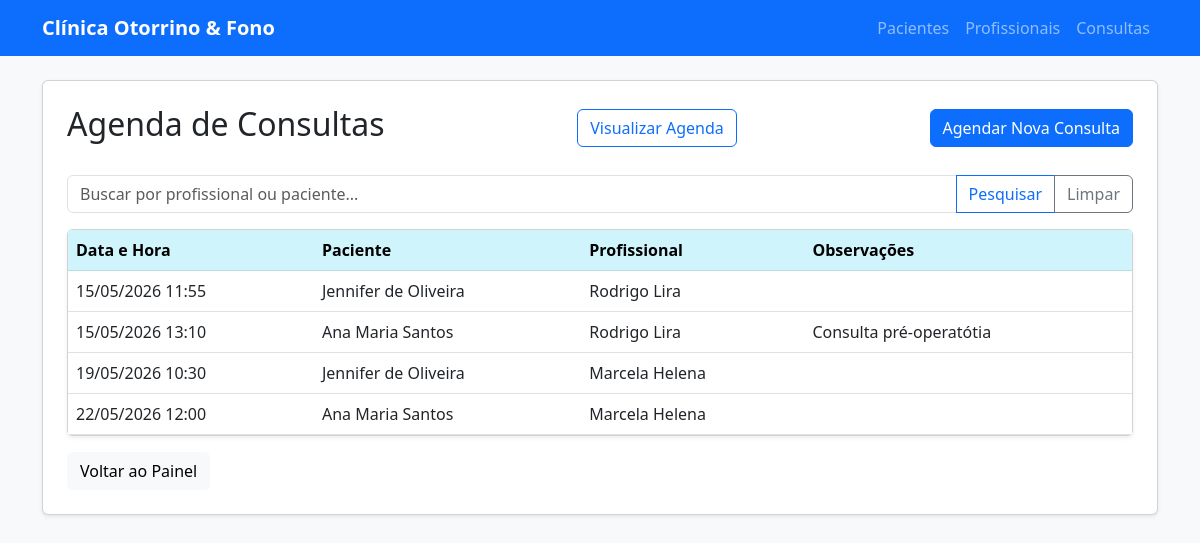
The app's page /logica/consultas/ with its own data.
### logica/models.py (models this page shows, shortened)
class Consulta(models.Model):
    paciente = models.ForeignKey(Paciente,on_delete=models.CASCADE)
    profissional = models.ForeignKey(Profissional,on_delete=models.CASCADE)
    data = models.DateTimeField()
    observacoes = models.TextField(blank=True, null=True)

class Paciente (models.Model):
    STATUS_CHOICES = [
        ('ATIVO','Ativo'),
        ('PENDENTE','Pendente',),
        ('EXCLUIDO','EXCLUIDO')
    ]
    nome = models.CharField(max_length=100)
    cpf = models.CharField(max_length=14)
    telefone = models.CharField(max_length=15)
    email = models.EmailField(blank=True, null=True)
    status_exclusao = models.CharField(
        max_length=20,
        choices=STATUS_CHOICES,
        default='ATIVO'
    )

class Profissional (models.Model):
    ESPECIALIDADE_CHOICES = [
        ('Otorrinolaringologista', 'Otorrinolaringologista'),
        ('Fonoaudiólogo', 'Fonoaudiólogo'),
    ]
    nome = models.CharField(max_length=100)
    especialidade = models.CharField(max_length=100,
        choices=ESPECIALIDADE_CHOICES,
        default='Fonoaudiólogo'
    )
    registro = models.CharField(max_length=20)
    telefone = models.CharField(max_length=15, null=True, blank=True)

### logica/views.py (the view)
# urls.py: path('consultas/', views.consulta_list,name='consulta_list'),
def consulta_list(request):
    termo_busca = request.GET.get('busca')
    if termo_busca:
        consultas = Consulta.objects.filter(
            paciente__nome__icontains=termo_busca
        ) | Consulta.objects.filter(
            profissional__nome__icontains=termo_busca
        )
    else:
        consultas = Consulta.objects.all().order_by('data')
    return render(request, 'logica/consulta_list.html', {'consultas': consultas})

### logica/templates/logica/consulta_list.html (shortened to what this page needs)
{% extends 'logica/base.html' %}
{% block content %}
<div class="d-flex justify-content-between align-items-center mb-4">
    <h2>Agenda de Consultas</h2>
    <a href="{% url 'agenda_calendario' %}" class="btn btn-outline-primary">
         Visualizar Agenda
    </a>
    <a href="{% url 'criar_consulta' %}" class="btn btn-primary">
        Agendar Nova Consulta
    </a>
</div>
<form method="GET" class="mb-3">
    <div class="input-group">
        <input type="text" name="busca" class="form-control" placeholder="Buscar por profissional ou paciente..." value="{{ request.GET.busca }}">
        <button class="btn btn-outline-primary" type="submit">Pesquisar</button>
        <a href="?" class="btn btn-outline-secondary">Limpar</a>
    </div>
</form>
<div class="card shadow-sm">
    <div class="card-body p-0">
        <table class="table table-hover mb-0">
            <thead class="table-info">
                <tr>
                    <th>Data e Hora</th>
                    <th>Paciente</th>
                    <th>Profissional</th>
                    <th>Observações</th>
                </tr>
            </thead>
            <tbody>
                {% for consulta in consultas %}
                <tr>
                    <td>{{ consulta.data|date:"d/m/Y H:i" }}</td>
                    <td>{{ consulta.paciente.nome }}</td>
                    <td>{{ consulta.profissional.nome }}</td>
                    <td>{{ consulta.observacoes|truncatechars:30 }}</td>
                </tr>
                {% empty %}
                <tr>
                    <td colspan="4" class="text-center text-muted py-4">
                        Nenhuma consulta agendada.
                    </td>
                </tr>
                {% endfor %}
            </tbody>
        </table>
    </div>
</div>
<div class="mt-3">
    <a href="{% url 'home' %}" class="btn btn-light">Voltar ao Painel</a>
</div>
{% endblock %}

### records on screen
Consulta: data "15/05/2026 11:55", paciente.nome "Jennifer de Oliveira", profissional.nome "Rodrigo Lira"
Consulta: data "15/05/2026 13:10", paciente.nome "Ana Maria Santos", profissional.nome "Rodrigo Lira", observacoes "Consulta pré-operatótia"
Consulta: data "19/05/2026 10:30", paciente.nome "Jennifer de Oliveira", profissional.nome "Marcela Helena"
Consulta: data "22/05/2026 12:00", paciente.nome "Ana Maria Santos", profissional.nome "Marcela Helena"
